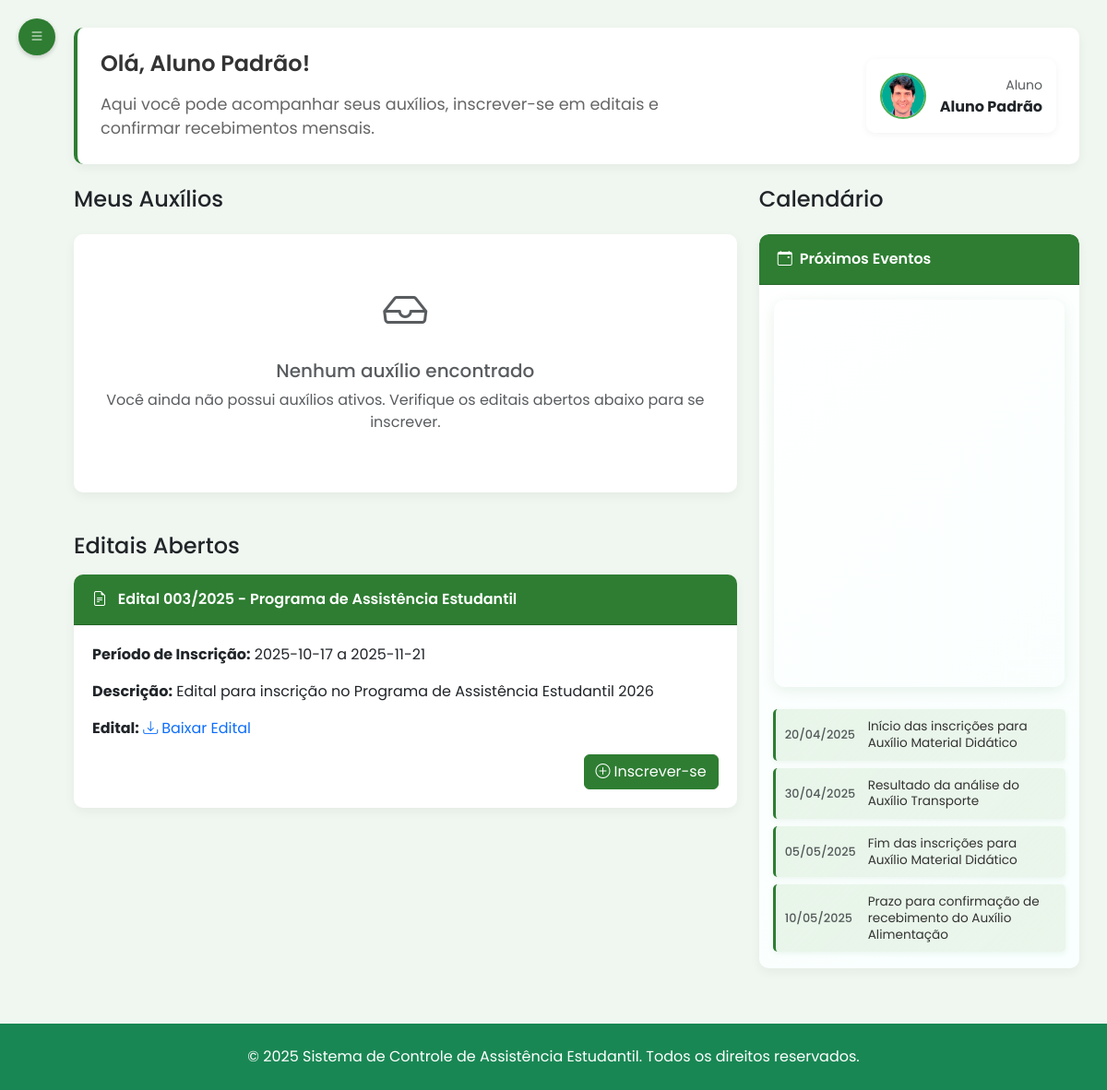
The app's page /aluno/inicio (signed in), older data.
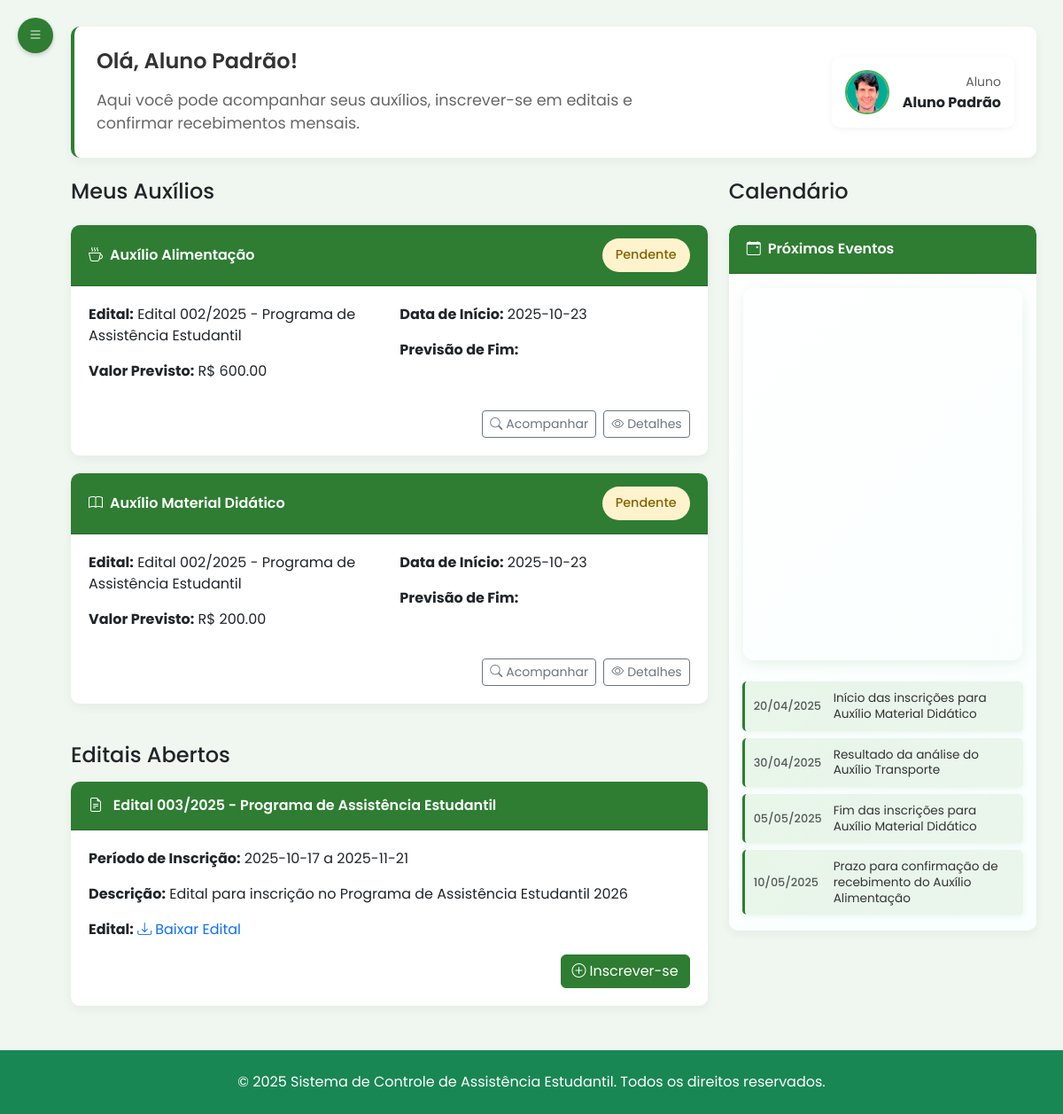
The same page, newer data.
### tables this page shows
CREATE TABLE usuario (
id_usuario INTEGER PRIMARY KEY AUTOINCREMENT,
nome TEXT NOT NULL,
matricula TEXT UNIQUE NOT NULL,
email TEXT NOT NULL UNIQUE,
senha TEXT NOT NULL,
perfil TEXT NOT NULL DEFAULT 'aluno',
foto TEXT,
token_redefinicao TEXT,
data_token TIMESTAMP,
data_cadastro TIMESTAMP DEFAULT CURRENT_TIMESTAMP
);

CREATE TABLE edital (
                            id_edital INTEGER PRIMARY KEY AUTOINCREMENT,
                            titulo TEXT NOT NULL,
                            descricao TEXT NOT NULL,
                            data_publicacao DATE NOT NULL,
                            arquivo TEXT NOT NULL,
                            status TEXT NOT NULL CHECK (status IN ('ativo', 'inativo')),
                            data_inicio_inscricao DATE,
                            data_fim_inscricao DATE,
                            data_inicio_vigencia DATE,
                            data_fim_vigencia DATE
                        );

CREATE TABLE auxilio (
    id_auxilio INTEGER PRIMARY KEY AUTOINCREMENT,
    id_edital INTEGER,
    id_inscricao INTEGER,
    descricao TEXT NOT NULL,
    valor_mensal REAL NOT NULL,
    data_inicio DATE NOT NULL,
    data_fim DATE NOT NULL,
    tipo_auxilio TEXT NOT NULL CHECK (
        tipo_auxilio IN ('auxilio alimentacao', 'auxilio material', 'auxilio moradia', 'auxilio transporte')
    ), status_auxilio TEXT DEFAULT 'pendente', motivo_indeferimento TEXT,
    FOREIGN KEY (id_edital) REFERENCES edital(id_edital) ON DELETE CASCADE,
    FOREIGN KEY (id_inscricao) REFERENCES inscricao(id_inscricao) ON DELETE CASCADE
);

### routes/aluno/perfilaluno_routes.py (the view)
@router.get("/inicio")
@requer_autenticacao(["aluno"])
async def get_root(request: Request, usuario_logado: dict = None):
    if not usuario_logado['completo']:
        return RedirectResponse("/aluno/perfil", status_code=303)
    aluno = usuario_repo.obter_usuario_por_matricula(usuario_logado['matricula'])
    auxilios = auxilio_repo.obter_por_aluno(usuario_logado['id'])
    editais_abertos = edital_repo.obter_editais_abertos()
    response = templates.TemplateResponse("/aluno/dashboard.html", {
        "request": request,
        "aluno": aluno,
        "auxilios": auxilios,
        "editais_abertos": editais_abertos
    })
    return response

### templates/aluno/dashboard.html (shortened to what this page needs)
{% extends 'base2.html' %}
{% set active_page = 'inicio' %}
{% block head %}
    <link rel="stylesheet" href="/static/css/dashboard_aluno.css">
    <link href="https://cdn.jsdelivr.net/npm/fullcalendar@6.1.17/main.min.css" rel="stylesheet" />
    <link href="https://cdn.jsdelivr.net/npm/fullcalendar@6.1.17/bootstrap5/main.min.css" rel="stylesheet" />
{% endblock %}
{% block content %}
<div class="main-content" id="mainContent">
        <div class="welcome-banner mb-4">
            <div class="row align-items-center">
                <div class="col-md-8">
                    <div class="d-flex align-items-center mb-3">
                        <h4 class="mb-0">Olá, {{ aluno.nome }}!</h4>
                    </div>
                    <p>Aqui você pode acompanhar seus auxílios, inscrever-se em editais e confirmar recebimentos mensais.</p>
                </div>
                <div class="col-md-4 text-end">
                    <div class="user-profile">
                        <img src="{{ aluno.foto or '/static/img/perfil.png' }}" alt="Perfil" />
                        <div>
                            <small class="text-muted">Aluno</small>
                            <div class="fw-bold">{{ aluno.nome }}</div>
                        </div>
                    </div>
                </div>
            </div>
        </div>
            <div class="row align-items-stretch" style="min-height: 650px;">
                <div class="col-md-8 d-flex flex-column">
                    <h4 class="mb-4">Meus Auxílios</h4>
                    {% if auxilios %}
                        {% for auxilio in auxilios %}
                        <div class="card">
                            <div class="card-header d-flex justify-content-between align-items-center">
                                <span>
                                    {% if auxilio.tipo_auxilio == 'auxilio alimentacao' %}
                                        <i class="bi bi-cup-hot me-2"></i>Auxílio Alimentação
                                    {% elif auxilio.tipo_auxilio == 'auxilio transporte' %}
                                        <i class="bi bi-bus-front me-2"></i>Auxílio Transporte
                                    {% elif auxilio.tipo_auxilio == 'auxilio moradia' %}
                                        <i class="bi bi-house me-2"></i>Auxílio Moradia
                                    {% elif auxilio.tipo_auxilio == 'auxilio material' %}
                                        <i class="bi bi-book me-2"></i>Auxílio Material Didático
                                    {% else %}
                                        <i class="bi bi-gift me-2"></i>{{ auxilio.tipo_auxilio|title }}
                                    {% endif %}
                                </span>
                                <span class="status-badge
                                    {% if auxilio.status_auxilio == 'deferido' %}status-deferido
                                    {% elif auxilio.status_auxilio == 'indeferido' %}status-indeferido
                                    {% else %}status-pendente{% endif %}">
                                    {% if auxilio.status_auxilio == 'deferido' %}Deferido
                                    {% elif auxilio.status_auxilio == 'indeferido' %}Indeferido
                                    {% elif auxilio.status_auxilio == 'em_analise' %}Em Análise
                                    {% else %}{{ auxilio.status_auxilio|title }}{% endif %}
                                </span>
                            </div>
                            <div class="card-body">
                                <div class="row">
                                    <div class="col-md-6">
                                        <p><strong>Edital:</strong> {{ auxilio.edital_titulo }}</p>
                                        <p><strong>Valor{% if auxilio.status_auxilio != 'deferido' %} Previsto{% endif %}:</strong> R$ {{ "%.2f"|format(auxilio.valor_mensal) }}</p>
                                    </div>
                                    <div class="col-md-6">
                                        {% if auxilio.status_auxilio == 'deferido' %}
                                            <p><strong>Data de Aprovação:</strong> {{ auxilio.data_inicio }}</p>
                                            <p><strong>Vigência:</strong> {{ auxilio.data_inicio }} a {{ auxilio.data_fim }}</p>
                                        {% else %}
                                            <p><strong>Data de Início:</strong> {{ auxilio.data_inicio }}</p>
                                            <p><strong>Previsão de Fim:</strong> {{ auxilio.data_fim }}</p>
                                        {% endif %}
                                    </div>
                                </div>
                                <div class="d-flex justify-content-end mt-3">
                                    {% if auxilio.status_auxilio == 'deferido' %}
                                        <button class="btn btn-sm btn-outline-success me-2" onclick="confirmarRecebimento('{{ auxilio.id_auxilio }}')">
                                            <i class="bi bi-check-circle me-1"></i>Confirmar Recebimento
                                        </button>
                                    {% elif auxilio.status_auxilio == 'pendente' %}
                                        <a href="/aluno/acompanhar-inscricoes" class="btn btn-sm btn-outline-secondary me-2">
                                            <i class="bi bi-search me-1"></i>Acompanhar
                                        </a>
                                    {% endif %}
                                    <button class="btn btn-sm btn-outline-secondary" onclick="verDetalhes('{{ auxilio.id_auxilio }}')">
                                        <i class="bi bi-eye me-1"></i>Detalhes
                                    </button>
                                </div>
                            </div>
                        </div>
                        {% endfor %}
                    {% else %}
                        <div class="card">
                            <div class="card-body text-center py-5">
                                <i class="bi bi-inbox text-muted" style="font-size: 3rem;"></i>
                                <h5 class="mt-3 text-muted">Nenhum auxílio encontrado</h5>
                                <p class="text-muted">Você ainda não possui auxílios ativos. Verifique os editais abertos abaixo para se inscrever.</p>
                            </div>
                        </div>
                    {% endif %}
                    <div class="mt-4">
                        <h4 class="mb-3">Editais Abertos</h4>
                        {% if editais_abertos %}
                            {% for edital in editais_abertos %}
                            <div class="card">
                                <div class="card-header">
                                    {% if 'alimenta' in edital['titulo'].lower() %}
                                        <i class="bi bi-cup-hot me-2"></i>
                                    {% elif 'transporte' in edital['titulo'].lower() %}
                                        <i class="bi bi-bus-front me-2"></i>
                                    {% elif 'moradia' in edital['titulo'].lower() %}
                                        <i class="bi bi-house me-2"></i>
                                    {% elif 'material' in edital['titulo'].lower() or 'didático' in edital['titulo'].lower() %}
                                        <i class="bi bi-book me-2"></i>
                                    {% else %}
                                        <i class="bi bi-file-earmark-text me-2"></i>
                                    {% endif %}
                                    {{ edital['titulo'] }}
                                </div>
                                <div class="card-body">
                                    <p><strong>Período de Inscrição:</strong> {{ edital['data_inicio_inscricao'] }} a {{ edital['data_fim_inscricao'] }}</p>
                                    <p><strong>Descrição:</strong> {{ edital['descricao'] }}</p>
                                    {% if edital['arquivo'] %}
                                        <p><strong>Edital:</strong>
                                            <a href="/static/uploads/{{ edital['arquivo'] }}" target="_blank" class="text-decoration-none">
                                                <i class="bi bi-download me-1"></i>Baixar Edital
                                            </a>
                                        </p>
                                    {% endif %}
                                    <div class="d-flex justify-content-end mt-3">
                                        <a href="/aluno/editais" class="btn btn-success">
                                            <i class="bi bi-plus-circle me-1"></i>Inscrever-se
                                        </a>
                                    </div>
                                </div>
                            </div>
                            {% endfor %}
                        {% endif %}
                    </div>
                </div>
                <div class="col-md-4 d-flex flex-column h-100">
                    <h4 class="mb-4">Calendário</h4>
                    <div class="card calendar-card flex-grow-1 d-flex flex-column" style="min-height: 100%;">
                        <div class="card-header">
                            <i class="bi bi-calendar-event me-2"></i>Próximos Eventos
                        </div>
                        <div class="card-body p-3">
                            <div id="fc-calendar"></div>
                        </div>
                        <div class="card-body pt-2 pb-3">
                            <div class="calendar-event d-flex justify-content-between align-items-center mb-2">
                                <div class="date text-muted small">20/04/2025</div>
                                <div class="description small">
                                    Início das inscrições para Auxílio Material Didático
                                </div>
                            </div>
                            <div class="calendar-event d-flex justify-content-between align-items-center mb-2">
                                <div class="date text-muted small">30/04/2025</div>
                                <div class="description small">
                                    Resultado da análise do Auxílio Transporte
                                </div>
                            </div>
                            <div class="calendar-event d-flex justify-content-between align-items-center mb-2">
                                <div class="date text-muted small">05/05/2025</div>
                                <div class="description small">
                                    Fim das inscrições para Auxílio Material Didático
                                </div>
                            </div>
                            <div class="calendar-event d-flex justify-content-between align-items-center">
                                <div class="date text-muted small">10/05/2025</div>
                                <div class="description small">
                                    Prazo para confirmação de recebimento do Auxílio Alimentação
                                </div>
                            </div>
                        </div>
                    </div>
                </div>
            </div>
        </div>
{% endblock %}

### templates/base2.html (shortened to what this page needs)
<!DOCTYPE html>
<html lang="pt-br">
	<head>
		<link href="https://cdn.jsdelivr.net/npm/bootstrap@5.3.0-alpha1/dist/css/bootstrap.min.css" rel="stylesheet" />
		<link rel="stylesheet" href="https://cdn.jsdelivr.net/npm/bootstrap-icons@1.10.0/font/bootstrap-icons.css" />
		<link rel="stylesheet" href="/static/css/styles.css" />
		{% block head %}{% endblock %}
	</head>
	<body>
		<div class="page-wrapper">
		<button class="menu-toggle visible" id="menuToggle">
			<i class="bi bi-list"></i>
		</button>
	<div class="content-wrapper" style="flex: 1;">
		{% block content %}{% endblock %}
	</div>
			<footer class="footer bg-success text-white py-4">
			<div class="container">
				<div class="row">
					<div class="col-12 text-center">
						<p class="text-white mb-0">
							&copy; 2025 Sistema de Controle de Assistência Estudantil. Todos os direitos reservados.
						</p>
					</div>
				</div>
			</div>
		</footer>
		</div>
    </body>
</html>

Row changes from the older to the newer data that the page shows:
added auxilio: shows "Auxílio Alimentação", status_auxilio "Pendente", edital_titulo "Edital 002/2025 - Programa de Assistência Estudantil", shows "Previsto", valor_mensal "600.00", data_inicio "2025-10-23", shows "Acompanhar"
added auxilio: tipo_auxilio "auxilio material" (drawn), status_auxilio "Pendente", edital_titulo "Edital 002/2025 - Programa de Assistência Estudantil", shows "Previsto", valor_mensal "200.00", data_inicio "2025-10-23", shows "Acompanhar"
Text that changed along with them:
text no longer shown: "Nenhum auxílio encontrado Você ainda não possui auxílios ativos. Verifique os editais abertos abaixo para se inscrever."
